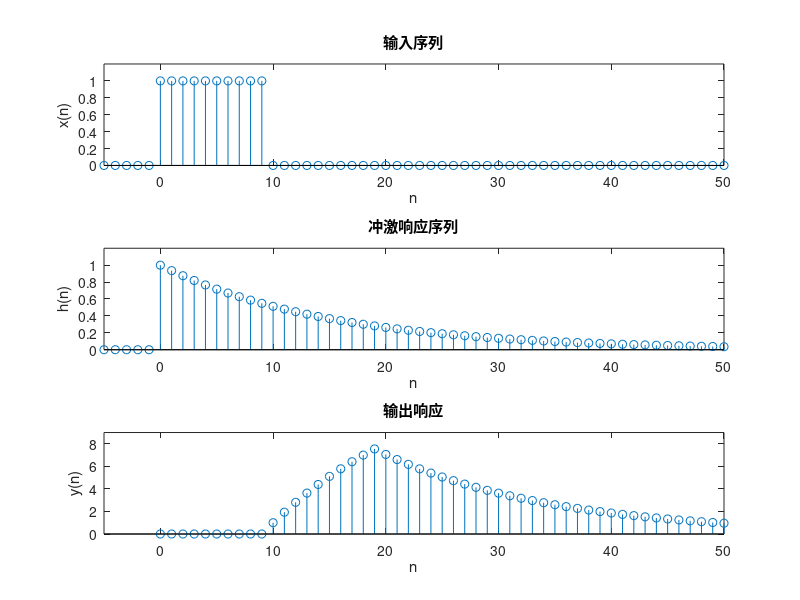

MATLAB code to generate this figure:
n=-5:50;

x=zeros(1,length(n));  %输入x(n)   一维数组

h=zeros(1,length(n));  %冲激响应h(n)  一维数组

x([find((n>=0)&(n<=9))])=1;

for i=0:50
    
   h(i+6)=exp(-i/15);

end
                    %定义冲激响应h（n）

subplot(3,1,1);        %三行一列的图像

stem(n,x);             %产生含有空心原点的图像

axis([-5,50,0,1.2]);   %显示横坐标取值的范围忽然纵坐标取值范围

title('输入序列');

xlabel('n');

ylabel('x(n)');

subplot(3,1,2);

stem(n,h);

axis([-5,50,0,1.2]);

title('冲激响应序列');

xlabel('n');

ylabel('h(n)');

%输出响应

y=conv(x,h);           %卷积函数

subplot(3,1,3);

n=0:length(y)-1;

stem(n,y);

axis([-5,50,0,9]);

title('输出响应');

xlabel('n');

ylabel('y(n)');
